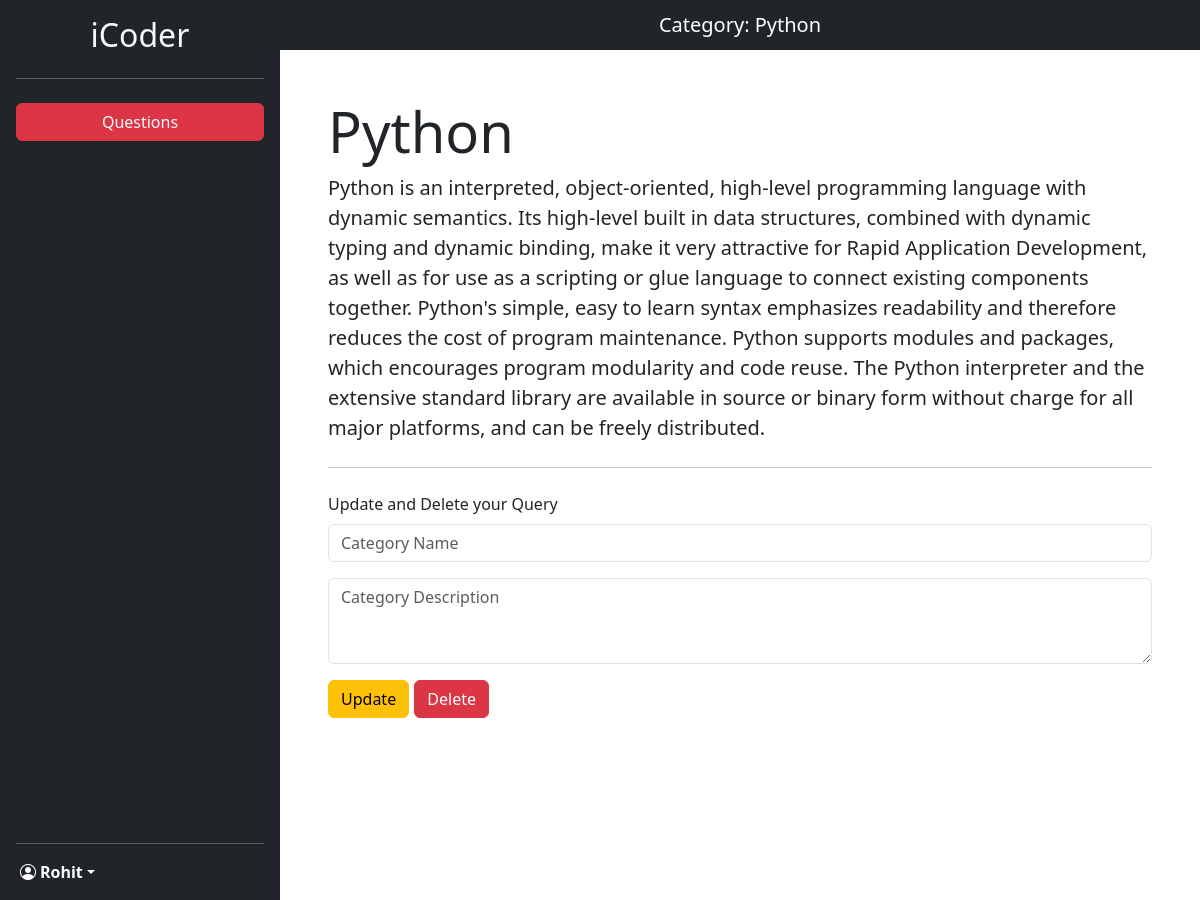
Screenshot of /admin/_A_Cat_Topic.php?cat_id=1 (signed in) with the database file from the repository.
### tables this page shows
CREATE TABLE `categories` (
  `category_id` int(8) NOT NULL,
  `category_name` varchar(30) NOT NULL,
  `category_description` text NOT NULL,
  `timestamp` datetime NOT NULL DEFAULT current_timestamp()
);

### admin/_A_Cat_Topic.php (the view, shortened to what this page needs)
<!doctype html>
<html lang="en">
<head>
    <link rel="stylesheet" href="adminstyle.css">
    <link href="https://cdn.jsdelivr.net/npm/bootstrap@5.3.0-alpha3/dist/css/bootstrap.min.css" rel="stylesheet"
>
    <link rel="stylesheet" href=
"https://cdn.jsdelivr.net/npm/bootstrap-icons@1.5.0/font/bootstrap-icons.css" />
</head>
<body>
    <?php   require '../partials/_dbconnect.php'; ?>
    <div class="o-container d-flex">
        <div class="o-left">
            <div class="d-flex flex-column flex-shrink-0 p-3 text-bg-dark" style="width: 280px; height:100%;">
                <h2 class="text-center">
                    <a href="_A_Panel.php" class="text-decoration-none text-light">iCoder</a>
                </h2>
                <hr>
                <div class="btn-group nav nav-pills flex-column mb-auto">
                    <button type="button" class="btn btn-danger my-2"><a class="text-decoration-none text-light" href="_A_Cat_Question.php?cat_id=<?php echo $get_cat_id = $_GET['cat_id']; ?>">Questions</a></button>
                </div>
                <hr>
                <div class="dropdown">
                    <a href="#" class="d-flex align-items-center text-white text-decoration-none dropdown-toggle"
                        data-bs-toggle="dropdown" aria-expanded="false">
                        <i class="bi bi-person-circle px-1 fa-10x"></i>
                        <strong><?php echo ucfirst($_SESSION['username'])?></strong>
                    </a>
                </div>
            </div>
        </div>
        <div class="o-right">
            <?php
                $get_cat_id = $_GET['cat_id'];
                $display_category = "SELECT * FROM `categories` where category_id =  $get_cat_id";
                $execute_query = mysqli_query($conn, $display_category);
                while($fetch_cat = mysqli_fetch_assoc($execute_query)){
                    $cat_name = $fetch_cat['category_name'];
                    $cat_description = $fetch_cat['category_description'];
                }
            ?>
            <nav class="navbar navbar-expand-lg navbar-dark bg-dark">
                <div class="container-fluid">
                    <h1 class="navbar-brand mb-0 h1 mx-auto">Category: <?php echo $cat_name ?></h1>
                </div>
            </nav>
            <div class="jumbotron m-5">
                <h1 class="display-4"> <?php echo $cat_name ?> </h1>
                <p class="lead"> <?php echo $cat_description ?> </p>
                <hr class="my-4">
                <form action="<?php echo $_SERVER['REQUEST_URI'] ?>" method="post">
                    <div class="mb-3">
                        <label for="exampleFormControlTextarea1" class="form-label">Update and Delete your Query</label>
                        <div class="mb-3">
                            <input type="text" class="form-control" id="catname" name="catname"
                                placeholder="Category Name" required="">
                        </div>
                        <textarea class="form-control" id="catdescription" name="catdescription" rows="3"
                            placeholder="Category Description" required=""></textarea>
                    </div>
                    <p class="lead mb-3">
                        <button type="submit" class="btn btn-warning" name="update">Update</button>
                        <button type="submit" class="btn btn-danger" name="delete">Delete</button>
                    </p>
                </form>
            </div>
        </div>
    </div>
</body>
</html>

### admin/adminstyle.css (style rules this page uses)
* { margin: 0; padding: 0; }
.o-container { width: 100% !important; height: 900px !important; }
.o-left { width: 280px !important; }
.o-right { width: 100% !important; }

### rows the page displays
categories: category_name "Python", category_description "Python is an interpreted, object-oriented, high-level programming language with dynamic semantics. Its high-level built in data structures, combined with dynamic typing and dynamic binding, make it very attractive for Rapid Application Development, as well as for use as a scripting or glue language to connect existing components together. Python's simple, easy to learn syntax emphasizes readability and therefore reduces the cost of program maintenance. Python supports modules and packages, which encourages program modularity and code reuse. The Python interpreter and the extensive standard library are available in source or binary form without charge for all major platforms, and can be…"

### other values shown
$_SESSION['username'] "Rohit"
